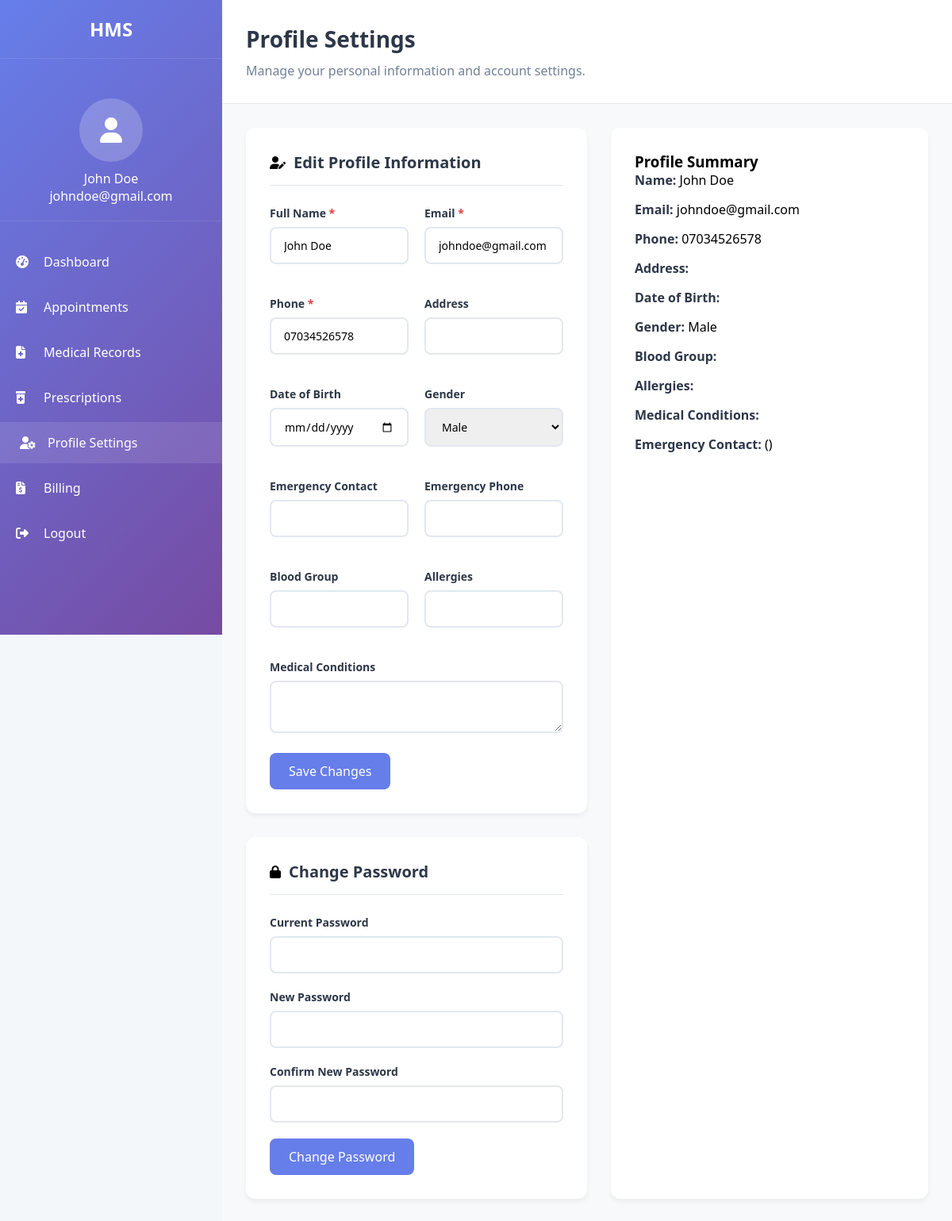
The page /dashboard/patient_profile.php (signed in) on the database its author committed.
### tables this page shows
CREATE TABLE `patients` (
  `id` int(11) NOT NULL,
  `name` varchar(100) NOT NULL,
  `email` varchar(100) NOT NULL,
  `phone` varchar(20) NOT NULL,
  `gender` enum('Male','Female') NOT NULL,
  `age` int(11) NOT NULL,
  `created_at` timestamp NOT NULL DEFAULT current_timestamp()
);

### dashboard/patient_profile.php (the view, shortened to what this page needs)
<?php
include("../includes/db.php");
$user_id = $_SESSION['user_id'];
$patient_sql = $conn->prepare("SELECT * FROM patients WHERE id = ?");
$patient_sql->bind_param("i", $user_id);
$patient_sql->execute();
$patient = $patient_sql->get_result()->fetch_assoc();
?>
<!DOCTYPE html>
<html lang="en">
<head>
    <link rel="stylesheet" href="../assets/css/dashboard.css">
    <link rel="stylesheet" href="https://cdnjs.cloudflare.com/ajax/libs/font-awesome/6.4.0/css/all.min.css">
</head>
<body>
    <div class="patient-sidebar">
        <div class="sidebar-logo">
            HMS
        </div>
        <div class="patient-info">
            <div class="patient-avatar">
                <i class="fas fa-user"></i>
            </div>
            <div class="patient-name"><?php echo htmlspecialchars($patient['name']); ?></div>
            <div class="patient-email"><?php echo htmlspecialchars($patient['email']); ?></div>
        </div>
        <ul class="sidebar-menu">
            <li><a href="patient.php"><i class="fas fa-tachometer-alt"></i> Dashboard</a></li>
            <li><a href="patient_appointments.php"><i class="fas fa-calendar-check"></i> Appointments</a></li>
            <li><a href="patient_medical_records.php"><i class="fas fa-file-medical"></i> Medical Records</a></li>
            <li><a href="patient_prescriptions.php"><i class="fas fa-prescription-bottle-alt"></i> Prescriptions</a></li>
            <li><a href="patient_profile_settings.php" class="active"><i class="fas fa-user-cog"></i> Profile Settings</a></li>
            <li><a href="patient_billing.php"><i class="fas fa-file-invoice-dollar"></i> Billing</a></li>
            <li>
        <a href="../logout.php" onclick="return confirm('Are you sure you want to log out?')">
          <i class="fas fa-sign-out-alt"></i> Logout
        </a>
      </li>
        </ul>
    </div>
    <div class="patient-main-content">
        <div class="content-header">
            <h1>Profile Settings</h1>
            <p>Manage your personal information and account settings.</p>
        </div>
        <div class="profile-container">
            <div class="profile-forms">
                <div class="profile-card">
                    <div class="card-header">
                        <i class="fas fa-user-edit"></i>
                        <h3>Edit Profile Information</h3>
                    </div>
                        <form method="POST" action="">
                        <div class="form-row">
                            <div class="form-group">
                                <label class="form-label">Full Name <span class="required">*</span></label>
                                <input type="text" name="name" class="form-control" value="<?php echo htmlspecialchars($patient['name']); ?>" required>
                            </div>
                            <div class="form-group">
                                <label class="form-label">Email <span class="required">*</span></label>
                                <input type="email" name="email" class="form-control" value="<?php echo htmlspecialchars($patient['email']); ?>" required>
                            </div>
                        </div>
                        <div class="form-row">
                            <div class="form-group">
                                <label class="form-label">Phone <span class="required">*</span></label>
                                <input type="text" name="phone" class="form-control" value="<?php echo htmlspecialchars($patient['phone']); ?>" required>
                            </div>
                            <div class="form-group">
                                <label class="form-label">Address</label>
                                <input type="text" name="address" class="form-control" value="<?php echo htmlspecialchars($patient['address'] ?? ''); ?>">
                            </div>
                        </div>
                        <div class="form-row">
                            <div class="form-group">
                                <label class="form-label">Date of Birth</label>
                                <input type="date" name="date_of_birth" class="form-control" value="<?php echo htmlspecialchars($patient['date_of_birth'] ?? ''); ?>">
                            </div>
                            <div class="form-group">
                                <label class="form-label">Gender</label>
                                <select name="gender" class="form-control">
                                    <option value="Male" <?php if ($patient['gender']=="Male") echo "selected"; ?>>Male</option>
                                </select>
                            </div>
                        </div>
                        <div class="form-row">
                            <div class="form-group">
                                <label class="form-label">Emergency Contact</label>
                                <input type="text" name="emergency_contact" class="form-control" value="<?php echo htmlspecialchars($patient['emergency_contact'] ?? ''); ?>">
                            </div>
                            <div class="form-group">
                                <label class="form-label">Emergency Phone</label>
                                <input type="text" name="emergency_phone" class="form-control" value="<?php echo htmlspecialchars($patient['emergency_phone'] ?? ''); ?>">
                            </div>
                        </div>
                        <div class="form-row">
                            <div class="form-group">
                                <label class="form-label">Blood Group</label>
                                <input type="text" name="blood_group" class="form-control" value="<?php echo htmlspecialchars($patient['blood_group'] ?? ''); ?>">
                            </div>
                            <div class="form-group">
                                <label class="form-label">Allergies</label>
                                <input type="text" name="allergies" class="form-control" value="<?php echo htmlspecialchars($patient['allergies'] ?? ''); ?>">
                            </div>
                        </div>
                        <div class="form-group">
                            <label class="form-label">Medical Conditions</label>
                            <textarea name="medical_conditions" class="form-control"><?php echo htmlspecialchars($patient['medical_conditions'] ?? ''); ?></textarea>
                        </div>
                        <button type="submit" name="update_profile" class="btn">Save Changes</button>
                    </form>
                </div>
                <div class="profile-card">
                    <div class="card-header">
                        <i class="fas fa-lock"></i>
                        <h3>Change Password</h3>
                    </div>
                    <form method="POST" action="">
                        <div class="form-group">
                            <label class="form-label">Current Password</label>
                            <input type="password" name="current_password" class="form-control" required>
                        </div>
                        <div class="form-group">
                            <label class="form-label">New Password</label>
                            <input type="password" name="new_password" class="form-control" required>
                        </div>
                        <div class="form-group">
                            <label class="form-label">Confirm New Password</label>
                            <input type="password" name="confirm_password" class="form-control" required>
                        </div>
                        <button type="submit" name="change_password" class="btn">Change Password</button>
                    </form>
                </div>
            </div>
            <div class="profile-summary">
                <h3>Profile Summary</h3>
                <div class="summary-item"><strong>Name:</strong> <?php echo htmlspecialchars($patient['name']); ?></div>
                <div class="summary-item"><strong>Email:</strong> <?php echo htmlspecialchars($patient['email']); ?></div>
                <div class="summary-item"><strong>Phone:</strong> <?php echo htmlspecialchars($patient['phone']); ?></div>
                <div class="summary-item"><strong>Address:</strong> <?php echo htmlspecialchars($patient['address'] ?? ''); ?></div>
                <div class="summary-item"><strong>Date of Birth:</strong> <?php echo htmlspecialchars($patient['date_of_birth'] ?? ''); ?></div>
                <div class="summary-item"><strong>Gender:</strong> <?php echo htmlspecialchars($patient['gender'] ?? ''); ?></div>
                <div class="summary-item"><strong>Blood Group:</strong> <?php echo htmlspecialchars($patient['blood_group'] ?? ''); ?></div>
                <div class="summary-item"><strong>Allergies:</strong> <?php echo htmlspecialchars($patient['allergies'] ?? ''); ?></div>
                <div class="summary-item"><strong>Medical Conditions:</strong> <?php echo htmlspecialchars($patient['medical_conditions'] ?? ''); ?></div>
                <div class="summary-item"><strong>Emergency Contact:</strong> <?php echo htmlspecialchars($patient['emergency_contact'] ?? ''); ?> (<?php echo htmlspecialchars($patient['emergency_phone'] ?? ''); ?>)</div>
            </div>
        </div>
    </div>
</body>
</html>

### assets/css/dashboard.css (style rules this page uses)
* { margin: 0; padding: 0; box-sizing: border-box; font-family: "Segoe UI", Tahoma, Geneva, Verdana, sans-serif; }
body { display: flex; background: #f4f7fa; }
.sidebar-logo { text-align: center; font-size: 24px; font-weight: bold; margin-bottom: 30px; }
.sidebar-menu { list-style: none; }
.sidebar-menu li { margin: 15px 0; }
.sidebar-menu a { color: #fff; text-decoration: none; padding: 10px 20px; display: flex; align-items: center; transition: background 0.3s; }
.sidebar-menu i { margin-right: 10px; }

### dashboard/patient_profile.php (style rules this page uses)
.patient-sidebar { background: linear-gradient(135deg, #667eea 0%, #764ba2 100%); width: 280px; height: 100vh; position: fixed; left: 0; top: 0; color: white; transition: all 0.3s ease; }
.patient-sidebar .sidebar-logo { padding: 20px; text-align: center; font-size: 24px; font-weight: bold; border-bottom: 1px solid rgba(255,255,255,0.1); }
.patient-sidebar .patient-info { padding: 20px; text-align: center; border-bottom: 1px solid rgba(255,255,255,0.1); }
.patient-sidebar .patient-avatar { width: 80px; height: 80px; border-radius: 50%; background: rgba(255,255,255,0.2); display: flex; align-items: center; justify-content: center; margin: 0 auto 10px; font-size: 32px; }
.patient-sidebar .sidebar-menu { list-style: none; padding: 20px 0; margin: 0; }
.patient-sidebar .sidebar-menu li { margin: 5px 0; }
.patient-sidebar .sidebar-menu a { display: flex; align-items: center; padding: 15px 20px; color: white; text-decoration: none; transition: all 0.3s ease; }
.patient-sidebar .sidebar-menu a:hover, .patient-sidebar .sidebar-menu a.active { background: rgba(255,255,255,0.1); padding-left: 25px; }
.patient-sidebar .sidebar-menu i { margin-right: 15px; width: 20px; }
.patient-main-content { margin-left: 280px; padding: 0; background: #f8f9fa; min-height: 100vh; }
.content-header { background: white; padding: 30px; border-bottom: 1px solid #e2e8f0; }
.content-header h1 { margin: 0 0 10px 0; color: #2d3748; font-size: 28px; }
.content-header p { color: #718096; margin: 0; }
.profile-container { padding: 30px; display: grid; grid-template-columns: 1fr 400px; gap: 30px; }
.profile-forms { display: flex; flex-direction: column; gap: 30px; }
.profile-card { background: white; padding: 30px; border-radius: 12px; box-shadow: 0 4px 6px rgba(0,0,0,0.05); }
.card-header { display: flex; align-items: center; gap: 10px; margin-bottom: 25px; padding-bottom: 15px; border-bottom: 1px solid #e2e8f0; }
.card-header h3 { margin: 0; color: #2d3748; font-size: 20px; }
.form-row { display: grid; grid-template-columns: 1fr 1fr; gap: 20px; margin-bottom: 20px; }
.form-group { margin-bottom: 20px; }
.form-label { display: block; margin-bottom: 8px; font-weight: 600; color: #2d3748; font-size: 14px; }
.required { color: #e53e3e; }
.form-control { width: 100%; padding: 12px 16px; border: 2px solid #e2e8f0; border-radius: 8px; font-size: 14px; transition: all 0.3s ease; box-sizing: border-box; }
.btn { display: inline-block; padding: 12px 24px; background: #667eea; color: white; border: none; border-radius: 8px; font-size: 16px; cursor: pointer; transition: background 0.3s ease; text-align: center; }
.profile-summary { background: white; padding: 30px; border-radius: 12px; box-shadow: 0 4px 6px rgba(0,0,0,0.05); }
.summary-item { margin-bottom: 15px; }
.summary-item strong { color: #2d3748; }

### rows shown on the page
patients: name "John Doe", email "johndoe@gmail.com", phone "07034526578", gender "Male"
